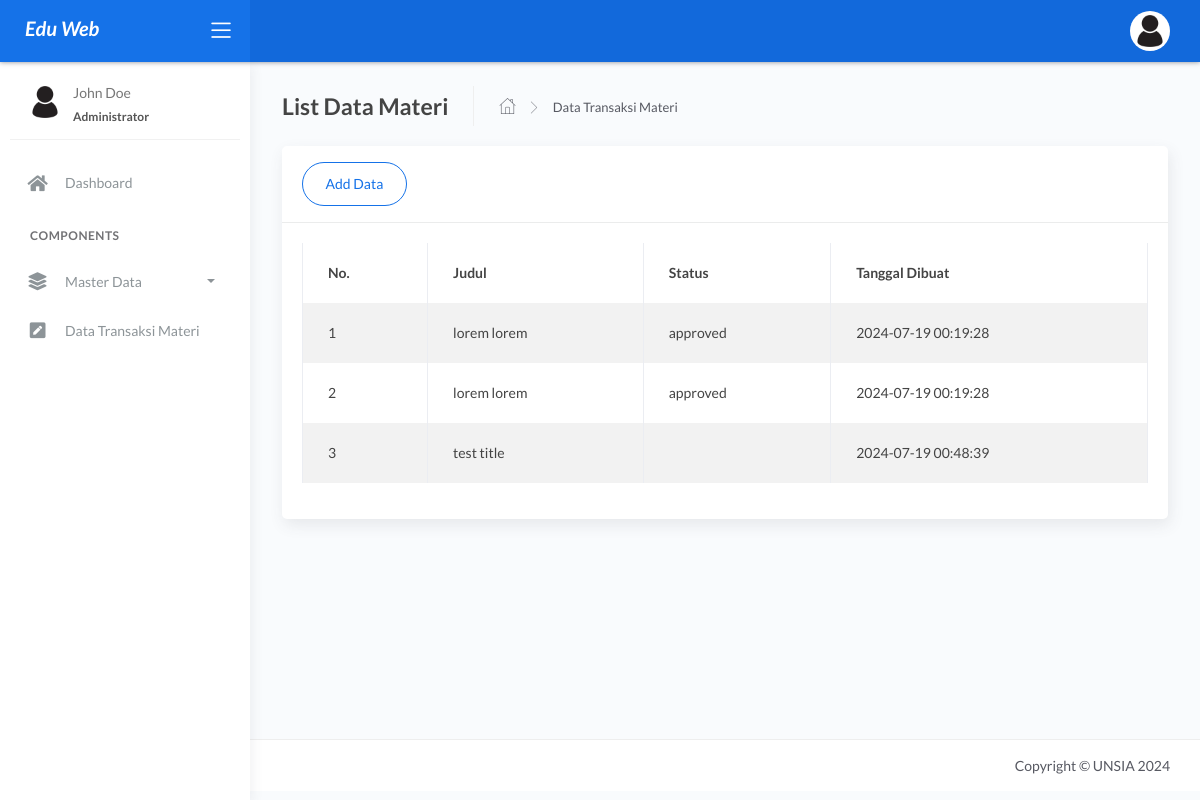
/index.php/materi, run on the app's committed database.
### tables this page shows
CREATE TABLE `tbl_data_materi` (
  `id_materi` int(11) NOT NULL,
  `id_kelas` varchar(255) DEFAULT NULL,
  `id_pelajaran` varchar(255) DEFAULT NULL,
  `id_user` varchar(255) DEFAULT NULL,
  `judul_materi` text DEFAULT NULL,
  `isi_materi` text DEFAULT NULL,
  `file` text DEFAULT NULL,
  `status` enum('verification','approved','rejected') DEFAULT NULL,
  `tanggal_dibuat` datetime NOT NULL DEFAULT current_timestamp(),
  `approver` varchar(255) DEFAULT NULL
);

### application/libraries/Template.php (called while the page is built, shortened)
<?php
class Template {
    var $data_template = [];
    function set($name, $value){
        $this->data_template[$name] = $value;
    }
    function load($template = '', $fileview = '', $dataview = [], $return = FALSE){
        $this->CI =& get_instance();
        $this->set('content', $this->CI->load->view($fileview, $dataview, TRUE));
        return $this->CI->load->view($template, $this->data_template, $return);
    }
}

### application/controllers/Materi.php (called while the page is built, shortened)
<?php
class Materi extends CI_Controller {
	public function index()
	{
        $data = [
            'title' => 'List Data Materi',
			'subtitle' => 'Data Transaksi Materi',
            'dataMateri' => $this->Materi_model->tampilData()->result()
        ];
        $this->template->load('index', 'pages/data-transaksi-materi/v_materi', $data);
	}
}

### index.php (called while the page is built, shortened)
<?php
require_once BASEPATH.'core/CodeIgniter.php';

### application/models/Materi_model.php (called while the page is built, shortened)
<?php
class Materi_model extends CI_Model
{
    public function tampilData(){
        return $this->db->get('tbl_data_materi');
    }
}

### application/views/pages/data-transaksi-materi/v_materi.php (the view)
<div class="card">
    <div class="card-header">
        <div class="card-title">
            <a href="<?= site_url('materi/add')?>" class="btn btn-primary btn-border btn-round">Add Data</a>
        </div>
    </div>
    <div class="card-body">
        <div class="table-responsive">
            <table id="example" class="table table-striped table-bordered" style="width:100%">
                <thead>
                    <tr>
                        <th>No.</th>
                        <th>Judul</th>
                        <th>Status</th>
                        <th>Tanggal Dibuat</th>
                    </tr>
                </thead>
                <tbody>
                    <?php
                                $no = 1;
                                foreach ($dataMateri as $key) {
                            ?>
                    <tr>
                        <td>
                            <?= $no++; ?>
                        </td>
                        <td>
                            <?= $key->judul_materi ?>
                        </td>
                        <td>
                            <?= $key->status ?>
                        </td>
                        <td>
                            <?= $key->tanggal_dibuat ?>
                        </td>
                    </tr>
                    <?php }?>
                </tbody>
            </table>
        </div>
    </div>
</div>

### data on the page
tbl_data_materi: judul_materi "lorem lorem", status "approved", tanggal_dibuat "2024-07-19 00:19:28"
tbl_data_materi: judul_materi "lorem lorem", status "approved", tanggal_dibuat "2024-07-19 00:19:28"
tbl_data_materi: judul_materi "test title", tanggal_dibuat "2024-07-19 00:48:39"

### other printed values
$title "List Data Materi"
$subtitle "Data Transaksi Materi"
